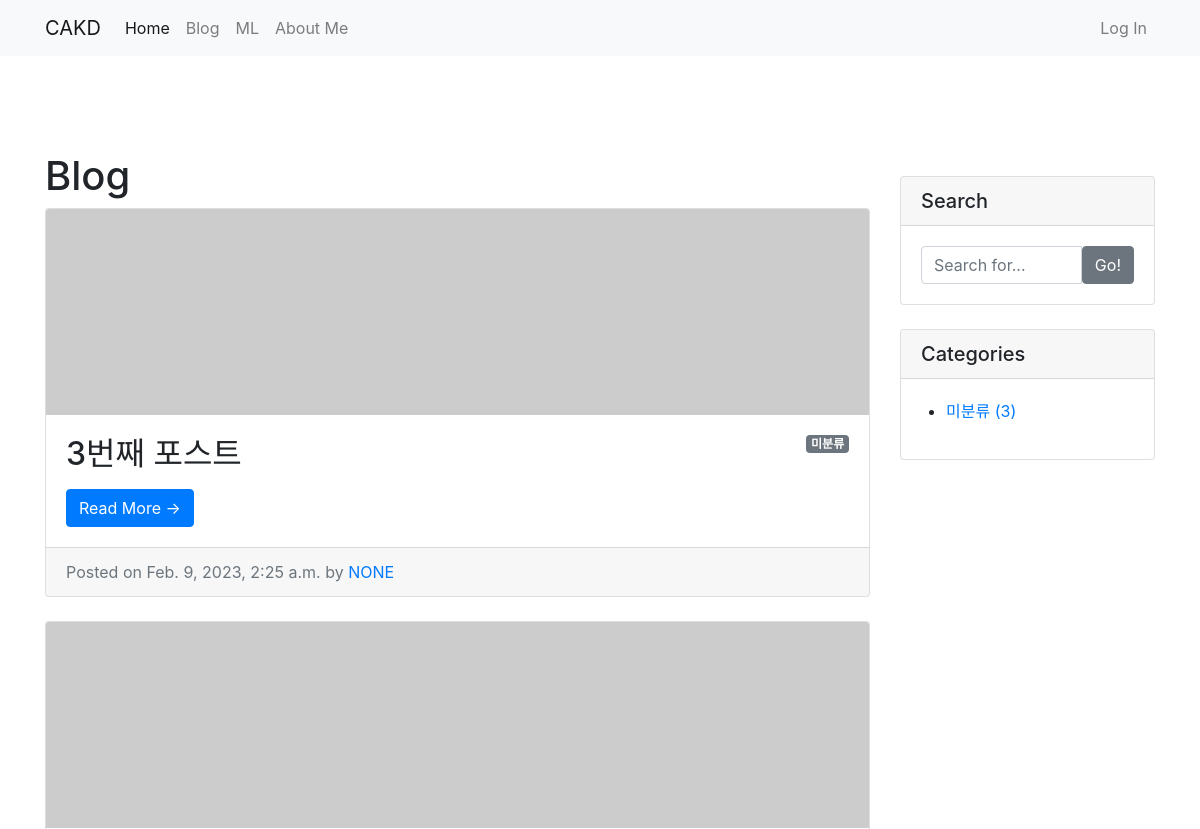
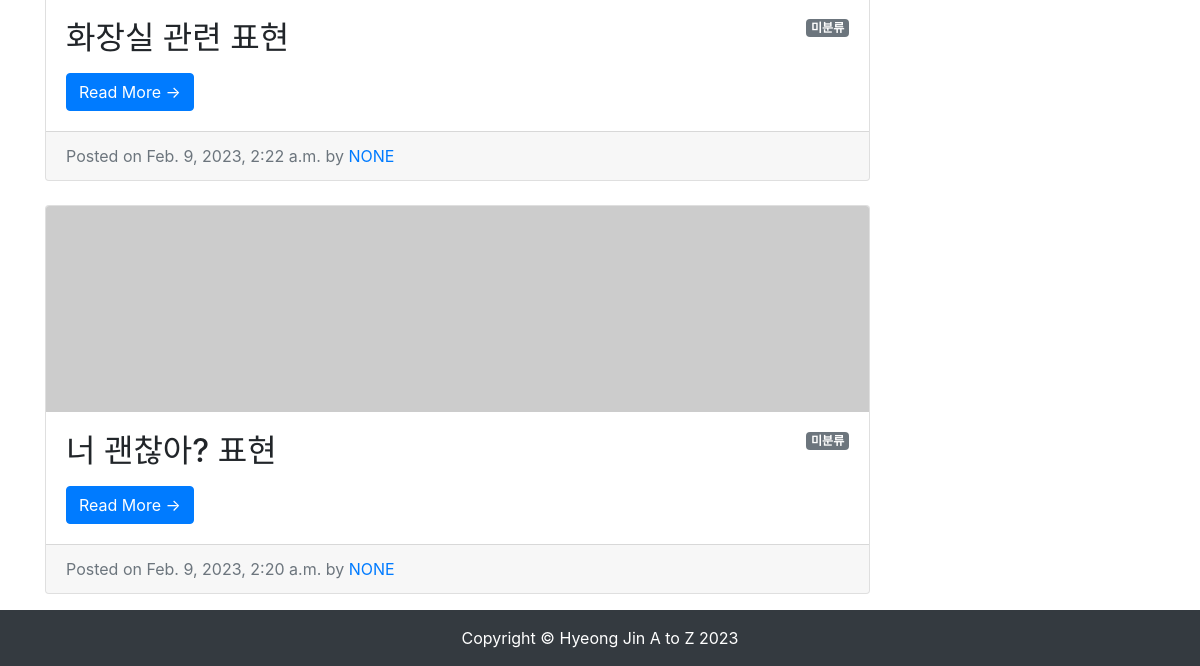
/blog/, run on an earlier commit of the app's database (2 pictures, top to bottom).
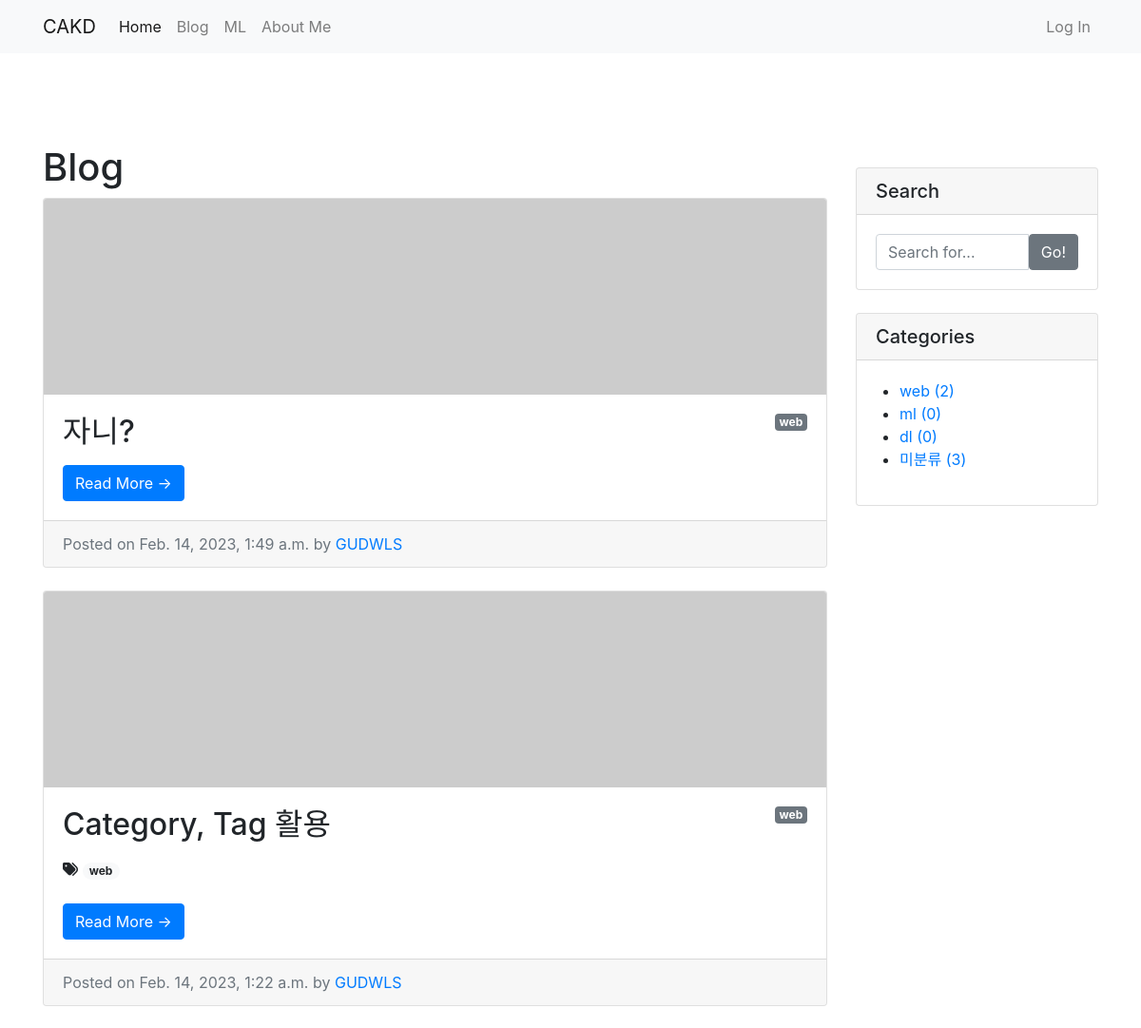
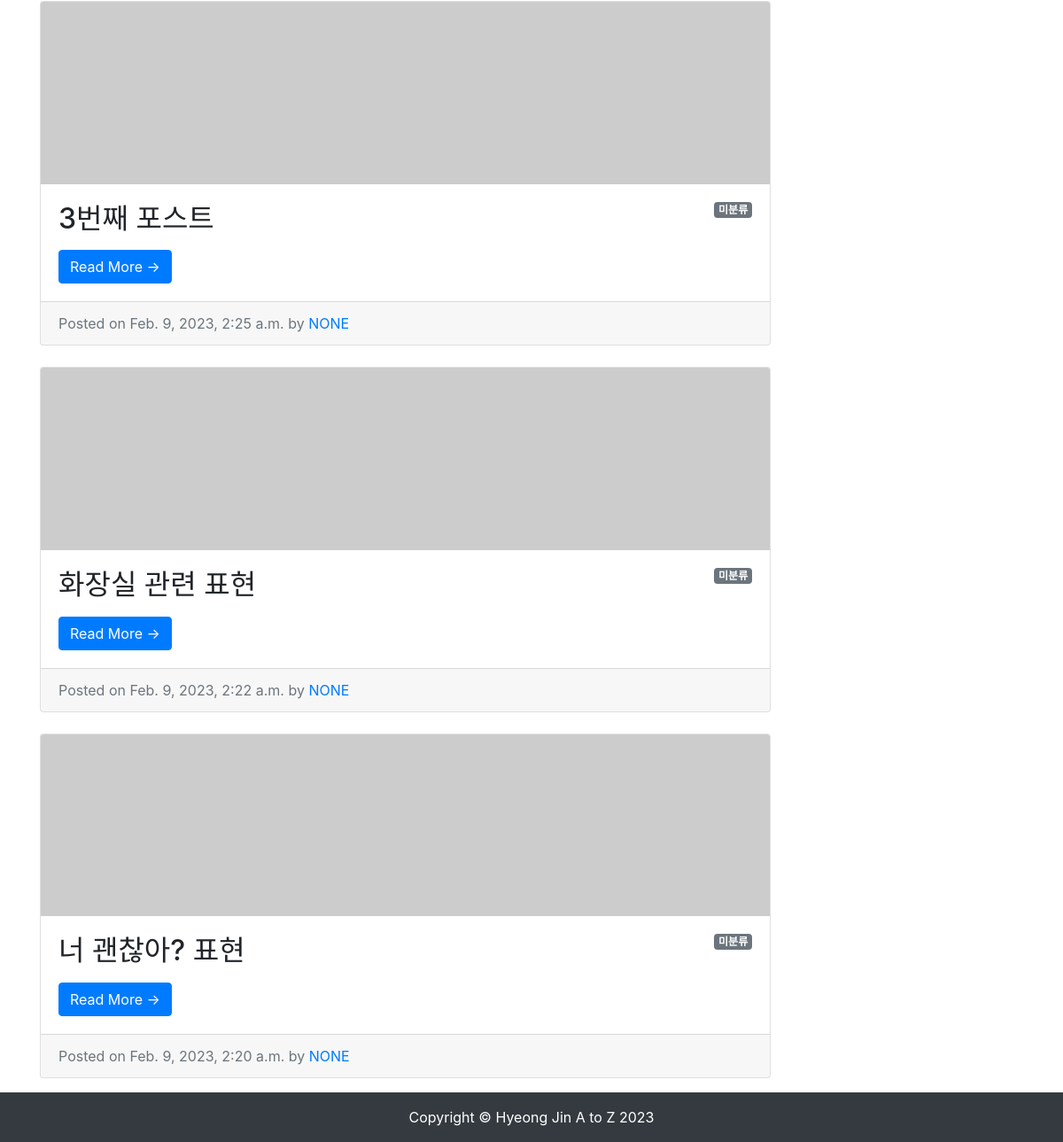
And on a later commit of the database (2 pictures, top to bottom).
### blog/models.py (models this page shows, shortened)
class Post(models.Model):
    title = models.CharField(max_length=30)
    hook_text = models.CharField(max_length=100, blank=True)
    content = models.TextField()
    head_image = models.ImageField(upload_to='blog/images/%Y/%m/%d/', blank=True)
    file_upload = models.FileField(upload_to='blog/files/%Y/%m/%d/', blank=True)
    created_at = models.DateTimeField(auto_now_add=True)
    updated_at = models.DateTimeField(auto_now=True)
    author = models.ForeignKey(User, null=True, on_delete=models.SET_NULL)
    category = models.ForeignKey(Category, null=True, blank=True, on_delete=models.SET_NULL)
    tags = models.ManyToManyField(Tag, blank=True)
    def get_absolute_url(self):           # 객체의 상세 페이지로 이동할 수 있는 링크를 만들 수 있음. url 생성 규칙을 정의하는 메서드
        return f'/blog/{self.pk}/'
    def get_content_markdown(self):
        return markdown(self.content)

class Category(models.Model):
    name = models.CharField(max_length=50, unique=True)
    slug = models.SlugField(max_length=200, unique=True, allow_unicode=True)
    def __str__(self):
        return self.name
    def get_absolute_url(self):
        return f'/blog/category/{self.slug}/'
    class Meta:
        verbose_name_plural = 'categories'

class Tag(models.Model):
    name = models.CharField(max_length=50)
    slug = models.SlugField(max_length=200, unique=True, allow_unicode=True)
    def __str__(self):
        return self.name
    def get_absolute_url(self):
        return f'/blog/tag/{self.slug}/'

### blog/views.py (the view)
# urls.py: path('', views.PostList.as_view()),
class PostList(ListView):
    model = Post
    ordering = '-pk'
    paginate_by = 5
    def get_context_data(self, **kwargs):
        context = super(PostList, self).get_context_data()
        context['categories'] = Category.objects.all()
        context['no_category_post_count'] = Post.objects.filter(category=None).count()
        return context

### blog/templates/blog/post_list.html (shortened to what this page needs)
{% extends 'blog/base.html' %}
{% block main_area %}
    <h1>Blog
    </h1>
    {% if post_list.exists %}
    {% for p in post_list %}
    <div class="card mb-4" id="post-{{p.pk}}">
        {% if p.head_image %}
            <img class="card-img-top" src="{{ p.head_image.url }}" alt="{{ p }} head image">
        {% else %}
            <img class="card-img-top" src="https://picsum.photos/seed/{{ p.id }}/800/200" alt="random_image">
        {% endif %}
        <div class="card-body">
            {% if p.category %}
                <span class="badge badge-secondary float-right">{{ p.category }}</span>
            {% else %}
                <span class="badge badge-secondary float-right">미분류</span>
            {% endif %}
            <h2 class="card-title">{{ p.title}}</h2>
            {% if p.tags.exists %}
                        <i class="fas fa-tags"></i>
                        {% for tag in p.tags.iterator %}
                            <a href="{{ tag.get_absolute_url }}"><span class="badge badge-pill badge-light">{{ tag }}</span></a>
                        {% endfor %}
                        <br/>
                        <br/>
                    {% endif %}
            <a href="{{ p.get_absolute_url }}" class="btn btn-primary">Read More &rarr;</a>
        </div>
        <div class="card-footer text-muted">
            Posted on {{ p.created_at}} by
            <a href="#">{{p.author | upper}}</a>
        </div>
    </div>
{% endfor %}
    {% else %}
        <h3>아직 게시물이 없습니다.</h3>
    {% endif %}
{% endblock %}

### blog/templates/blog/base.html (shortened to what this page needs)
<!DOCTYPE html>
<html lang="en">
<head>
    <link rel="stylesheet" href="https://cdn.jsdelivr.net/npm/bootstrap@4.5.3/dist/css/bootstrap.min.css">
</head>
<body>
    {% include 'blog/navbar.html' %}
    <div class="container pt-5 my-5">
        <div class="row">
            <div class="col-md-8 col-lg-9" id="main-area">
                {% block main_area %}
                {% endblock %}
            </div>
            <div class="col-md-4 col-lg-3">
                <div class="card my-4">
                    <h5 class="card-header">Search</h5>
                    <div class="card-body">
                        <div class="input-group">
                            <input type="text" class="form-control" placeholder="Search for..." id="search-input">
                            <span class="input-group-btn">
                                    <button class="btn btn-secondary" type="button" onclick="searchPost();">Go!</button>
                                </span>
                        </div>
                    </div>
                </div>
                <div class="card my-4" id="categories-card">
                    <h5 class="card-header">Categories</h5>
                    <div class="card-body">
                        <div class="row">
                            <ul>
                                {% for category in categories %}
                                <li>
                                    <a href="{{ category.get_absolute_url }}">{{ category }} ({{ category.post_set.count }})</a>
                                </li>
                                {% endfor %}
                                <li>
                                    <a href="/blog/category/no_category/">미분류 ({{ no_category_post_count }})</a>
                                </li>
                            </ul>
                        </div>
                    </div>
                </div>
            </div>
        </div>
    </div>
    <div class="fixed-bottom">
    {% include 'blog/footer.html' %}
    </div>
</body>
</html>

### blog/templates/blog/navbar.html (shortened to what this page needs)
{% load socialaccount %}
<nav class="navbar navbar-expand-lg navbar-light bg-light">
    <div class="container">
        <a class="navbar-brand" href="/">CAKD</a>
        <div class="collapse navbar-collapse" id="navbarNavDropdown">
            <ul class="navbar-nav">
                <li class="nav-item active">
                    <a class="nav-link" href="/">Home</a>
                </li>
                <li class="nav-item">
                    <a class="nav-link" href="/blog/">Blog</a>
                </li>
                <li class="nav-item">
                    <a class="nav-link" href="/ml/">ML</a>
                </li>
                <li class="nav-item">
                    <a class="nav-link" href="/about_me/">About Me</a>
                </li>
            </ul>
            <ul class="navbar-nav ml-auto"> {% if user.is_authenticated %} <li class="nav-item dropdown">
                    <a class="nav-link dropdown-toggle" href="#" id="navbarDropdownMenuLink" role="button"
                        data-toggle="dropdown" aria-haspopup="true" aria-expanded="false"> {{ user.username }} </a>
                    <div class="dropdown-menu" aria-labelledby="navbarDropdownMenuLink">
                        <a class="dropdown-item" href="/accounts/logout/">Log Out</a>
                    </div>
                </li> {% else %} <li class="nav-item">
                    <a class="nav-link" href="#" data-toggle="modal" data-target="#loginModal">Log In</a>
                </li> {% endif %} </ul>
        </div>
    </div>
</nav>

### blog/templates/blog/footer.html
<div class="fixed-bottom">
<footer class="py-3 bg-dark">
    <div class="container">
        <p class="m-0 text-center text-white"> Copyright &copy; Hyeong Jin A to Z 2023 </p>
    </div>
</footer>
</div>

What changed in the data, as far as the page shows it:
added Post: category "web", title "자니?", created_at "Feb. 14, 2023, 1:49 a.m.", author "GUDWLS"
added Post: category "web", title "Category, Tag 활용", created_at "Feb. 14, 2023, 1:22 a.m.", author "GUDWLS"
added Tag: name "web"
added Category: name "web", post_set.count "2"
added Category: name "ml", post_set.count "0"
added Category: name "dl", post_set.count "0"
